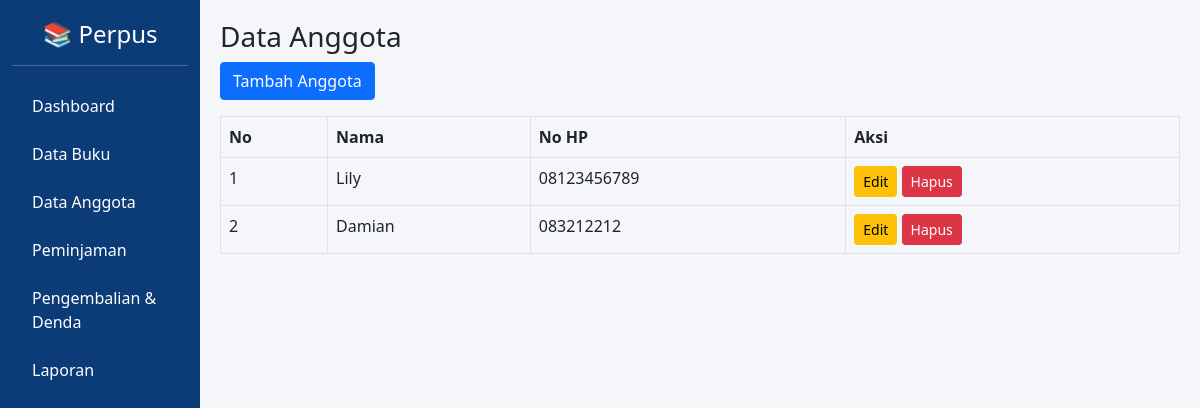
Screenshot of /anggota/anggota.php with the database file from the repository.
### tables this page shows
CREATE TABLE `anggota` (
  `id_anggota` int(11) NOT NULL,
  `nama` varchar(100) DEFAULT NULL,
  `no_hp` varchar(15) DEFAULT NULL
);

### anggota/anggota.php (the view, shortened to what this page needs)
<?php include '../layout.php'; ?>
<h3>Data Anggota</h3>
<a href="tambah.php" class="btn btn-primary mb-3">Tambah Anggota</a>
<table class="table table-bordered">
<tr>
<th>No</th><th>Nama</th><th>No HP</th><th>Aksi</th>
</tr>
<?php
$no=1;
$data=mysqli_query($conn,"SELECT * FROM anggota");
while($d=mysqli_fetch_array($data)){
?>
<tr>
<td><?= $no++ ?></td>
<td><?= $d['nama'] ?></td>
<td><?= $d['no_hp'] ?></td>
<td>
<a href="edit.php?id=<?= $d['id_anggota'] ?>" class="btn btn-warning btn-sm">Edit</a>
<a href="hapus.php?id=<?= $d['id_anggota'] ?>" class="btn btn-danger btn-sm">Hapus</a>
</td>
</tr>
<?php } ?>
</table>

### layout.php (style rules this page uses)
body { background: #f4f6f9; font-family: 'Segoe UI'; }

### rows the page displays
anggota: nama "Lily", no_hp "08123456789"
anggota: nama "Damian", no_hp "083212212"
